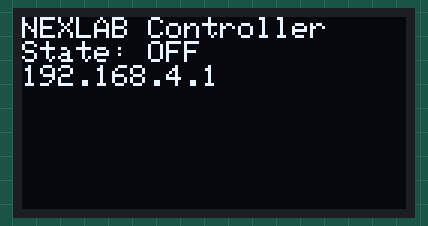
Simulated run of this sketch. Board: ESP32. Shown: 128×64 one-colour display.

Above: at 0.1 s.

The sketch:

iot-controller.ino
```cpp
#include <Adafruit_GFX.h>
#include <Adafruit_SSD1306.h>
#include <WebServer.h>
#include <WiFi.h>
#include <Wire.h>
WebServer server(80);
Adafruit_SSD1306 display(128, 64, &Wire, -1);
bool enabled = false;
void showState() {
  display.clearDisplay();
  display.setCursor(0, 0);
  display.println("NEXLAB Controller");
  display.println(enabled ? "State: ON" : "State: OFF");
  display.println(WiFi.softAPIP());
  display.display();
}
void setup() {
  Wire.begin(21, 22);
  if (!display.begin(SSD1306_SWITCHCAPVCC, 0x3C))
    while (true)
      delay(1000);
  display.setTextColor(SSD1306_WHITE);
  display.setTextSize(1);
  WiFi.softAP("NEXLAB-Control", "change-this-password");
  server.on("/", HTTP_GET, []() {
    server.send(200, "text/html",
                "<h1>Controller</h1><form method='post' "
                "action='/toggle'><button>Toggle state</button></form>");
  });
  server.on("/toggle", HTTP_POST, []() {
    enabled = !enabled;
    showState();
    server.sendHeader("Location", "/");
    server.send(303);
  });
  server.begin();
  showState();
}
void loop() { server.handleClient(); }
```
